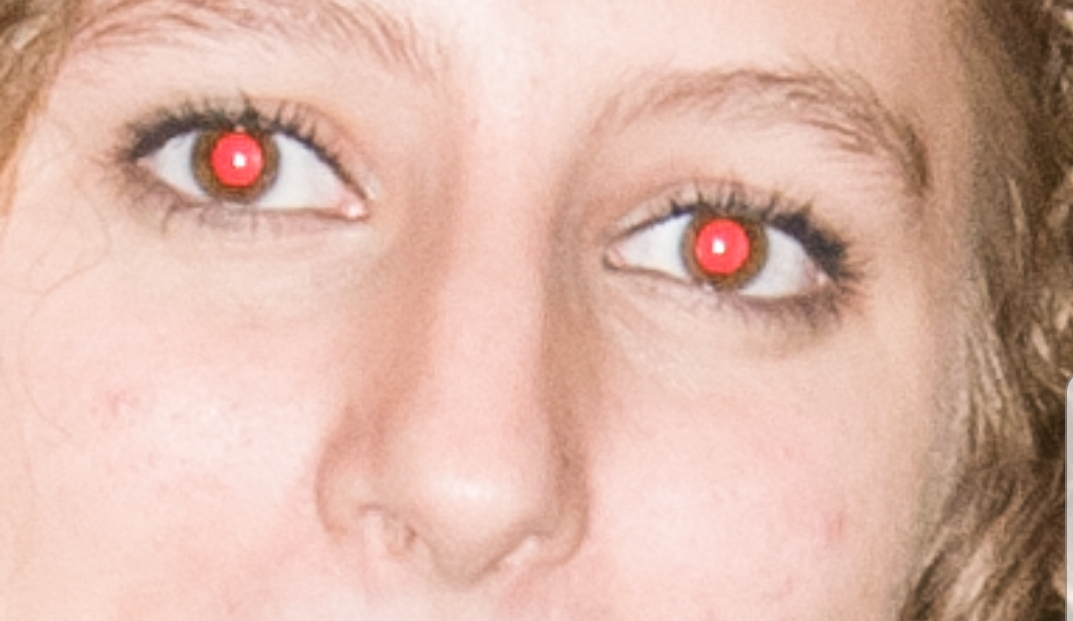
#> input picture red_eyes3.jpg, 1073 x 621 px
$ python removeRedEyes.py   (older library calls are emulated)
#> lines starting #> are read from the running program, lines starting #| are printed output that depends on the picture; after the words box and inside, x2 and y2 are one past the last pixel; in counts of white or black regions, pixels touching at a corner belong together
import cv2
import numpy as np


def fillHoles(mask):
    maskFloodfill = mask.copy()
    h, w = maskFloodfill.shape[:2]
    maskTemp = np.zeros((h+2, w+2), np.uint8)
    cv2.floodFill(maskFloodfill, maskTemp, (0, 0), 255)
    mask2 = cv2.bitwise_not(maskFloodfill)
    return mask2 | mask

if __name__ == '__main__' :

    img = cv2.imread("red_eyes3.jpg", cv2.IMREAD_COLOR)
#> img is the input picture: shape (621, 1073, 3); mean B, G, R 168, 181.9, 219.5
    imgOut = img.copy()
    eyesCascade = cv2.CascadeClassifier("haarcascade_eye.xml")
    eyes = eyesCascade.detectMultiScale(img, scaleFactor=1.3, minNeighbors=4, minSize=(100, 100))
#> eyes = [[328, 465, 149, 149], [90, 41, 241, 241], [599, 107, 290, 290]]
    for (x, y, w, h) in eyes:

        eye = img[y:y+h, x:x+w]
        b = eye[:, :, 0]
        g = eye[:, :, 1]
        r = eye[:, :, 2]
        bg = cv2.add(b, g)
        mask = (r > 150) &  (r > bg)
        mask = mask.astype(np.uint8)*255
        mask = fillHoles(mask)
        mask = cv2.dilate(mask, None, anchor=(-1, -1), iterations=3, borderType=1, borderValue=1)
        mean = bg / 2
        mask = mask.astype(np.bool)[:, :, np.newaxis]
        mean = mean[:, :, np.newaxis]
        eyeOut = eye.copy()
        eyeOut = np.where(mask, mean, eyeOut)
        imgOut[y:y+h, x:x+w, :] = eyeOut
#> this loop made 3 passes
#> pass 1, `eye = img[y:y+h, x:x+w]`:
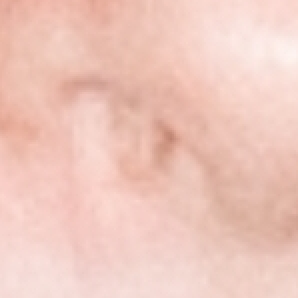
#> eye: shape (149, 149, 3) (shown 2 times larger); mean B, G, R 188.7, 199.6, 238.9
#> pass 1, `b = eye[:, :, 0]`:
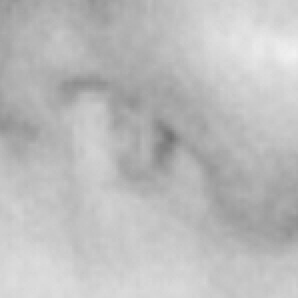
#> b: shape (149, 149) (shown 2 times larger); min 113, max 241, mean 188.7
#> pass 1, `r = eye[:, :, 2]`:
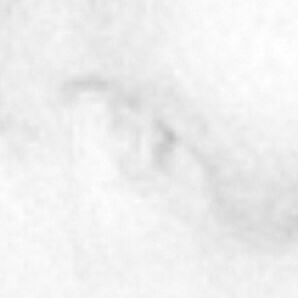
#> r: shape (149, 149) (shown 2 times larger); min 190, max 255, mean 238.9
#> after the loop:
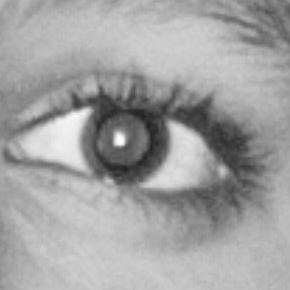
#> b: shape (290, 290); min 29, max 255, mean 161.7
#> after the loop:
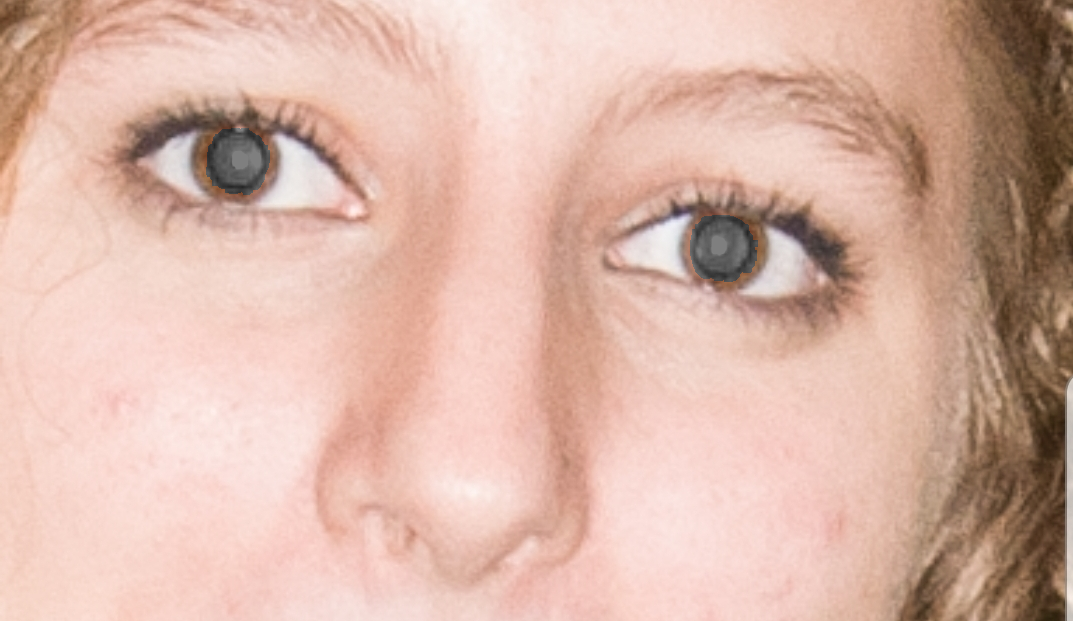
#> imgOut: shape (621, 1073, 3); 1.06% of pixels changed, all inside (x1, y1, x2, y2) = (206, 128, 758, 282)
#> after the loop:
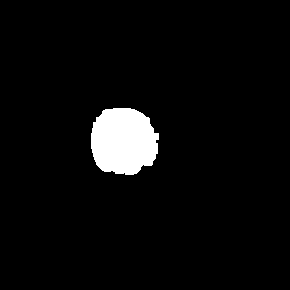
#> mask: shape (290, 290, 1) bool; 4.4% white; 1 white region, box (x1, y1, x2, y2) and area: (91, 108, 159, 175) 3671
    cv2.imshow('Red Eyes', img)
    cv2.imshow('Red Eyes Removed', imgOut)
    cv2.waitKey(0)

$ run again, with red_eyes2.jpg copied over red_eyes3.jpg
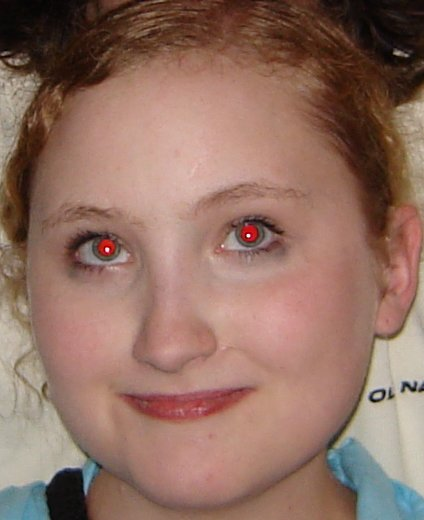
#> input picture red_eyes2.jpg, 424 x 520 px
#> img is the input picture: shape (520, 424, 3); mean B, G, R 98.7, 111.6, 145.1
#> eyes = [[181, 168, 137, 137], [33, 185, 127, 127]]
#> the loop `for (x, y, w, h) in eyes: ` made 2 passes
#> pass 1, `r = eye[:, :, 2]`:
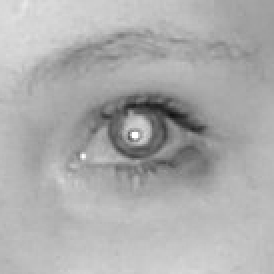
#> r: shape (137, 137) (shown 2 times larger); min 17, max 255, mean 172.8
#> after the loop `for (x, y, w, h) in eyes:`:
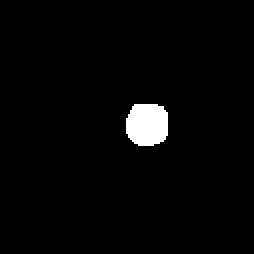
#> mask: shape (127, 127, 1) bool (shown 2 times larger); 2.4% white; 1 white region, box (x1, y1, x2, y2) and area: (63, 52, 84, 73) 383
